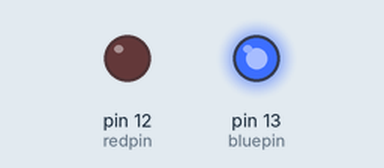
The sketch below on a simulated Arduino Uno, built with avr-gcc and run on an emulated ATmega328P. On the bench: output pins drawn as LEDs (lit = HIGH). What the sketch prints to the serial monitor is not drawn.

Above: at 0.9 s.
At 3.8 s:
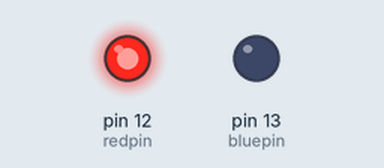
Timing chart, 0 to 10.0 s (numbered marks = the images above):
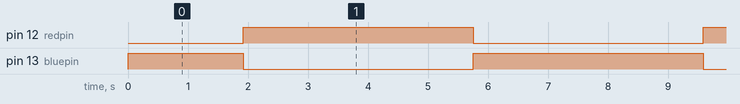

The sketch:

sketch_jun24c.ino
```cpp
int redpin = 12; // select the pin for the red LED
int bluepin =13; // select the pin for the blueLED
int val;
void setup() {
pinMode(redpin, OUTPUT);
pinMode(bluepin, OUTPUT);
Serial.begin(9600);
}
void loop()
{
for(val=255; val>0; val--)
{
analogWrite(13, val);
analogWrite(12, 255-val);
delay(15);
}
for(val=0; val<255; val++)
{
analogWrite(13, val);
analogWrite(12, 255-val);
delay(15);
}
Serial.println(val, DEC);
}
```

Measured:
- by itself, pin 12 (redpin): alternates HIGH for 3.8 s and LOW for 3.8 s
- by itself, pin 13 (bluepin): repeats every 7.7 s: LOW 3.8 s, HIGH 3.8 s
